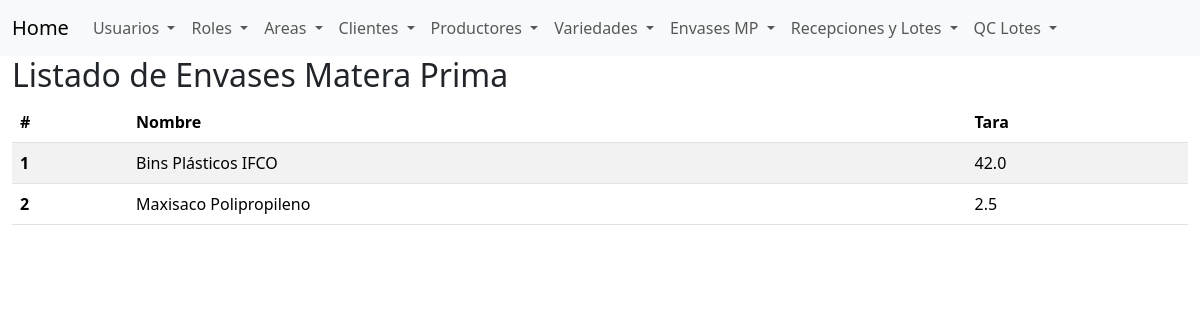
Screenshot of /list_raw_material_packagins (signed in) with the database file from the repository.
### app/models.py (models this page shows, shortened)
class RawMaterialPackaging(BaseModel):
    __tablename__ = 'rawmaterialpackagings'
    name = db.Column(db.String(64), nullable=False, unique=True)
    tare = db.Column(db.Float, nullable=False)
    is_active = db.Column(db.Boolean, default=True, nullable=False)
    lots = db.relationship('Lot', backref='raw_material_packaging', lazy='dynamic')

### app/routes.py (the view)
@app.route('/list_raw_material_packagins')
@login_required
def list_raw_material_packagings():
    rmps = RawMaterialPackaging.query.all()
    return render_template('list_raw_material_packagings.html', rmps=rmps)

### app/models.py (called while the page is built)
@login_manager.user_loader
def load_user(user_id):
    return User.query.get(int(user_id))

    def has_role(self, role_name):
        return any(role.name == role_name for role in self.roles)

### app/templates/list_raw_material_packagings.html
{% extends "base.html" %}
{% block content %}
<h2>Listado de Envases Matera Prima</h2>
<table class="table table-striped">
    <thead>
        <tr>
            <th scope="col">#</th>
            <th scope="col">Nombre</th>
            <th scope="col">Tara</th>
        </tr>
    </thead>
    <tbody>
        {% for rmp in rmps %}
        <tr>
            <th scope="row">{{ loop.index }}</th>
            <td>{{ rmp.name }}</td>
            <td>{{ rmp.tare }}</td>
        </tr>
        {% else %}
        <tr>
            <td colspan="6">No se encontraron envases en la base de datos.</td>
        </tr>
        {% endfor %}
    </tbody>
</table>
{% endblock %}

### rows the page displays
RawMaterialPackaging: name "Bins Plásticos IFCO", tare "42.0"
RawMaterialPackaging: name "Maxisaco Polipropileno", tare "2.5"
